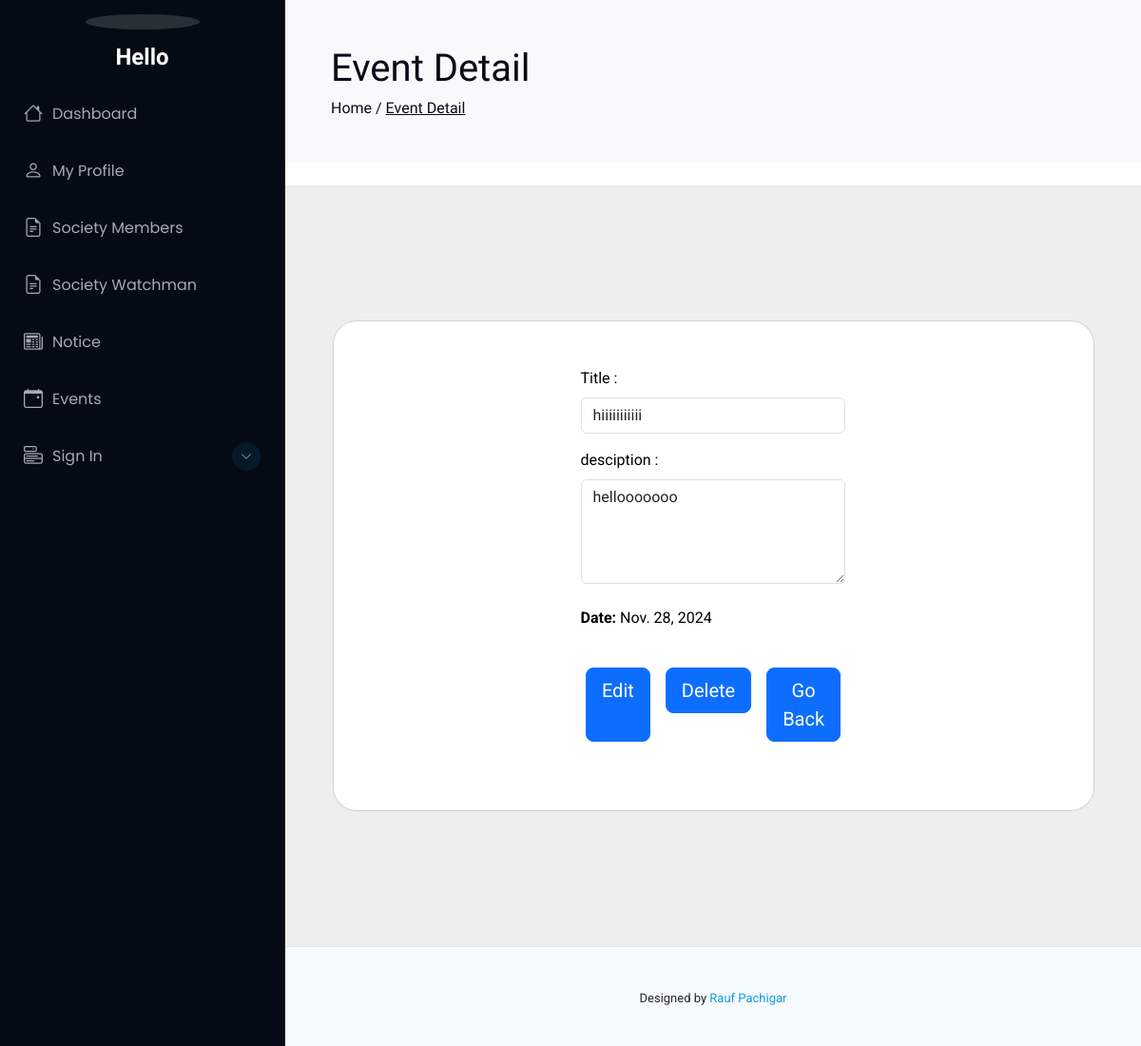
The app's page /Events/6/ with its own data.
### societyapp/models.py (models this page shows, shortened)
class Event(models.Model):
    title = models.CharField(max_length=100)
    description = models.TextField()
    event_date = models.DateField()

### societyapp/views.py (the view)
# urls.py: path('Events/<int:event_id>/', views.event_detail, name='event_detail'),
def event_detail(request, event_id):
    event = get_object_or_404(Event, id=event_id)  # Get a specific event by ID
    return render(request, 'event_detail.html', {'event': event})

### templates/event_detail.html (shortened to what this page needs)
{% extends 'base.html' %}
{% block intro %}
Event Detail
{% endblock intro %}
{% block heading %}
Event Detail
{% endblock heading %}
{% block content %}
<section class="vh-100" style="background-color: #eee;">
    <div class="container h-100">
      <div class="row d-flex justify-content-center align-items-center h-100">
        <div class="col-lg-12 col-xl-11">
          <div class="card text-black" style="border-radius: 25px;">
            <div class="card-body p-md-5">
              <div class="row justify-content-center">
                <div class="col-md-10 col-lg-6 col-xl-5 order-2 order-lg-1">
                    <div class="form-outline mb-3" data-mdb-input-init>
                        <label class="form-label" for="formControlDisabled">Title : </label>
                        <input
                          class="form-control"
                          id="formControlDisabled"
                          type="text"
                          value="{{event.title}}"
                          readonly
                        />
                      </div>
                      <div data-mdb-input-init class="form-outline">
                        <label class="form-label" for="textAreaExample">desciption : </label>
                        <textarea class="form-control" id="textAreaExample1" rows="4" readonly>{{event.description}}</textarea>
                      </div>
                      <div data-mdb-input-init class="form-outline pt-4">
                      <p><strong> Date: </strong>{{ event.event_date }}</p>
                      </div>
                      <div class="d-flex justify-content-center mx-4 mb-3 mb-lg-4 pt-4">
                        <a href="{% url 'event_update' event.id %}" class="btn btn-primary btn-lg mx-2 ">Edit </a>
                        <form action="{% url 'event_delete' event.id %}" method="POST" style="display:inline;">
                          <button type="submit" class="btn btn-primary btn-lg mx-2 " onclick="return confirmDelete();">Delete</button>
                        </form>
                        <a href="{% url 'event_list' %}" class="btn btn-primary btn-lg mx-2 ">Go Back</a>
                      </div>
                </div>
              </div>
            </div>
          </div>
        </div>
      </div>
    </div>
  </section>
{% endblock content %}

### static/assets/css/main.css (style rules this page uses)
:root { --default-font: "Roboto", system-ui, -apple-system, "Segoe UI", Roboto, "Helvetica Neue", Arial, "Noto Sans", "Liberation Sans", sans-serif, "Apple Color Emoji", "Segoe UI Emoji", "Segoe UI Symbol", "Noto Color Emoji"; --heading-font: "Raleway", sans-serif; --nav-font: "Poppins", sans-serif; }
:root { --background-color: #ffffff; --default-color: #272829; --heading-color: #050d18; --accent-color: #149ddd; --surface-color: #ffffff; --contrast-color: #ffffff; }
:root { --nav-color: #a8a9b4; --nav-hover-color: #ffffff; --nav-mobile-background-color: #040b14; --nav-dropdown-background-color: #040b14; --nav-dropdown-color: #a8a9b4; --nav-dropdown-hover-color: #ffffff; }
:root { scroll-behavior: smooth; }
body { color: var(--default-color); background-color: var(--background-color); font-family: var(--default-font); }
a { color: var(--accent-color); text-decoration: none; transition: 0.3s; }
section, .section { color: var(--default-color); background-color: var(--background-color); padding: 60px 0; overflow: clip; }

### records on screen
Event: title "hiiiiiiiiiii", description "hellooooooo", event_date "Nov. 28, 2024"
